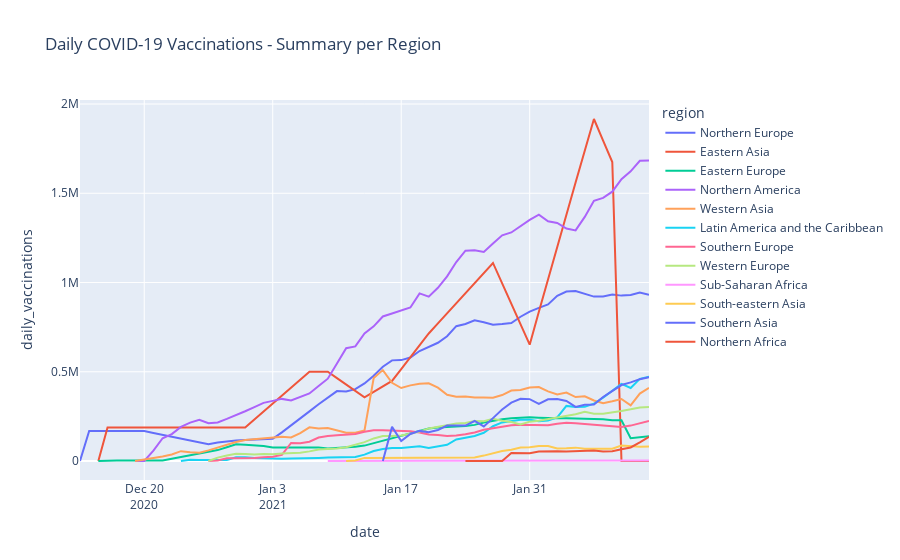

Notebook source saved alongside this figure:
### Code cell
plot_daily_vaccination_data(data = regions_daily_df,  
                            region_column = 'region',
                            regions_list = all_regions,
                            vaccination_metric = 'daily_vaccinations',
                            plot_title = 'Daily COVID-19 Vaccinations - Summary per Region',
                            min_date = '2020-12-13',
                            max_date = '2021-02-13'
                           )
